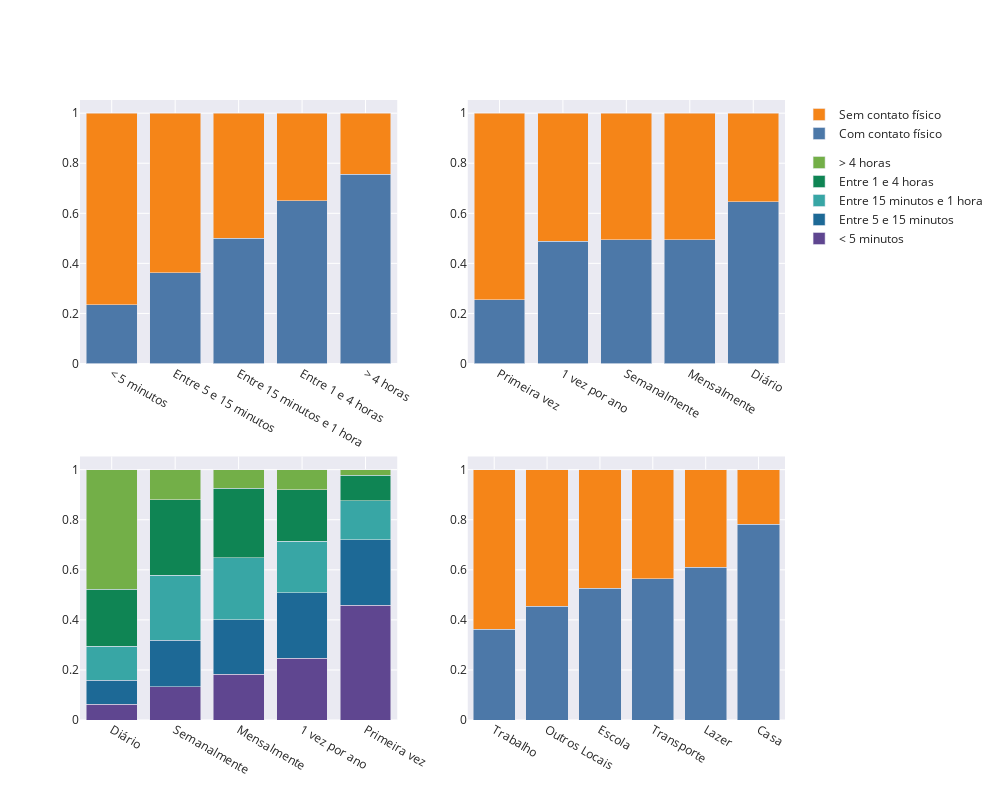

Notebook code cell kept with this figure:
### Code cell
create_multi_bar(polymod)

### Figure 1 — Plotly figure (JSON) as saved in the notebook; plotly's stock layout.template omitted (floating-point values rounded to 4 significant figures)
{"data": [{"legendgroup": "3", "marker": {"color": "#4C78A8"}, "name": "Com contato físico", "showlegend": true, "type": "bar", "x": ["< 5 minutos", "Entre 5 e 15 minutos", "Entre 15 minutos e 1 hora", "Entre 1 e 4 horas", "> 4 horas"], "xaxis": "x", "y": [0.2348, 0.3618, 0.4998, 0.6509, 0.7556], "yaxis": "y"}, {"legendgroup": "3", "marker": {"color": "#F58518"}, "name": "Sem contato físico", "showlegend": true, "type": "bar", "x": ["> 4 horas", "Entre 1 e 4 horas", "Entre 15 minutos e 1 hora", "Entre 5 e 15 minutos", "< 5 minutos"], "xaxis": "x", "y": [0.2444, 0.3491, 0.5002, 0.6382, 0.7652], "yaxis": "y"}, {"legendgroup": "5", "marker": {"color": "#4C78A8"}, "name": "Com contato físico", "showlegend": false, "type": "bar", "x": ["Primeira vez", "1 vez por ano", "Semanalmente", "Mensalmente", "Diário"], "xaxis": "x2", "y": [0.254, 0.4879, 0.4938, 0.4944, 0.6455], "yaxis": "y2"}, {"legendgroup": "5", "marker": {"color": "#F58518"}, "name": "Sem contato físico", "showlegend": false, "type": "bar", "x": ["Diário", "Mensalmente", "Semanalmente", "1 vez por ano", "Primeira vez"], "xaxis": "x2", "y": [0.3545, 0.5056, 0.5062, 0.5121, 0.746], "yaxis": "y2"}, {"legendgroup": "4", "marker": {"color": "rgb(95, 70, 144)"}, "name": "< 5 minutos", "showlegend": true, "type": "bar", "x": ["Diário", "Semanalmente", "Mensalmente", "1 vez por ano", "Primeira vez"], "xaxis": "x3", "y": [0.06281, 0.1325, 0.1827, 0.2461, 0.4585], "yaxis": "y3"}, {"legendgroup": "4", "marker": {"color": "rgb(29, 105, 150)"}, "name": "Entre 5 e 15 minutos", "showlegend": true, "type": "bar", "x": ["Diário", "Semanalmente", "Mensalmente", "1 vez por ano", "Primeira vez"], "xaxis": "x3", "y": [0.0966, 0.1857, 0.2188, 0.2614, 0.2617], "yaxis": "y3"}, {"legendgroup": "4", "marker": {"color": "rgb(56, 166, 165)"}, "name": "Entre 15 minutos e 1 hora", "showlegend": true, "type": "bar", "x": ["Diário", "Primeira vez", "1 vez por ano", "Mensalmente", "Semanalmente"], "xaxis": "x3", "y": [0.1355, 0.1562, 0.207, 0.2459, 0.2602], "yaxis": "y3"}, {"legendgroup": "4", "marker": {"color": "rgb(15, 133, 84)"}, "name": "Entre 1 e 4 horas", "showlegend": true, "type": "bar", "x": ["Primeira vez", "1 vez por ano", "Diário", "Mensalmente", "Semanalmente"], "xaxis": "x3", "y": [0.1009, 0.2045, 0.2275, 0.2789, 0.3014], "yaxis": "y3"}, {"legendgroup": "4", "marker": {"color": "rgb(115, 175, 72)"}, "name": "> 4 horas", "showlegend": true, "type": "bar", "x": ["Primeira vez", "Mensalmente", "1 vez por ano", "Semanalmente", "Diário"], "xaxis": "x3", "y": [0.02278, 0.0738, 0.08107, 0.1202, 0.4776], "yaxis": "y3"}, {"legendgroup": "6", "marker": {"color": "#4C78A8"}, "name": "Com contato físico", "showlegend": false, "type": "bar", "x": ["Trabalho", "Outros Locais", "Escola", "Transporte", "Lazer", "Casa"], "xaxis": "x4", "y": [0.3617, 0.4551, 0.527, 0.5642, 0.6095, 0.7827], "yaxis": "y4"}, {"legendgroup": "6", "marker": {"color": "#F58518"}, "name": "Sem contato físico", "showlegend": false, "type": "bar", "x": ["Casa", "Lazer", "Transporte", "Escola", "Outros Locais", "Trabalho"], "xaxis": "x4", "y": [0.2173, 0.3905, 0.4358, 0.473, 0.5449, 0.6383], "yaxis": "y4"}], "layout": {"barmode": "stack", "height": 800, "width": 1000, "xaxis": {"anchor": "y", "domain": [0, 0.45]}, "xaxis2": {"anchor": "y2", "domain": [0.55, 1]}, "xaxis3": {"anchor": "y3", "domain": [0, 0.45]}, "xaxis4": {"anchor": "y4", "domain": [0.55, 1]}, "yaxis": {"anchor": "x", "domain": [0.575, 1]}, "yaxis2": {"anchor": "x2", "domain": [0.575, 1]}, "yaxis3": {"anchor": "x3", "domain": [0, 0.425]}, "yaxis4": {"anchor": "x4", "domain": [0, 0.425]}}}
